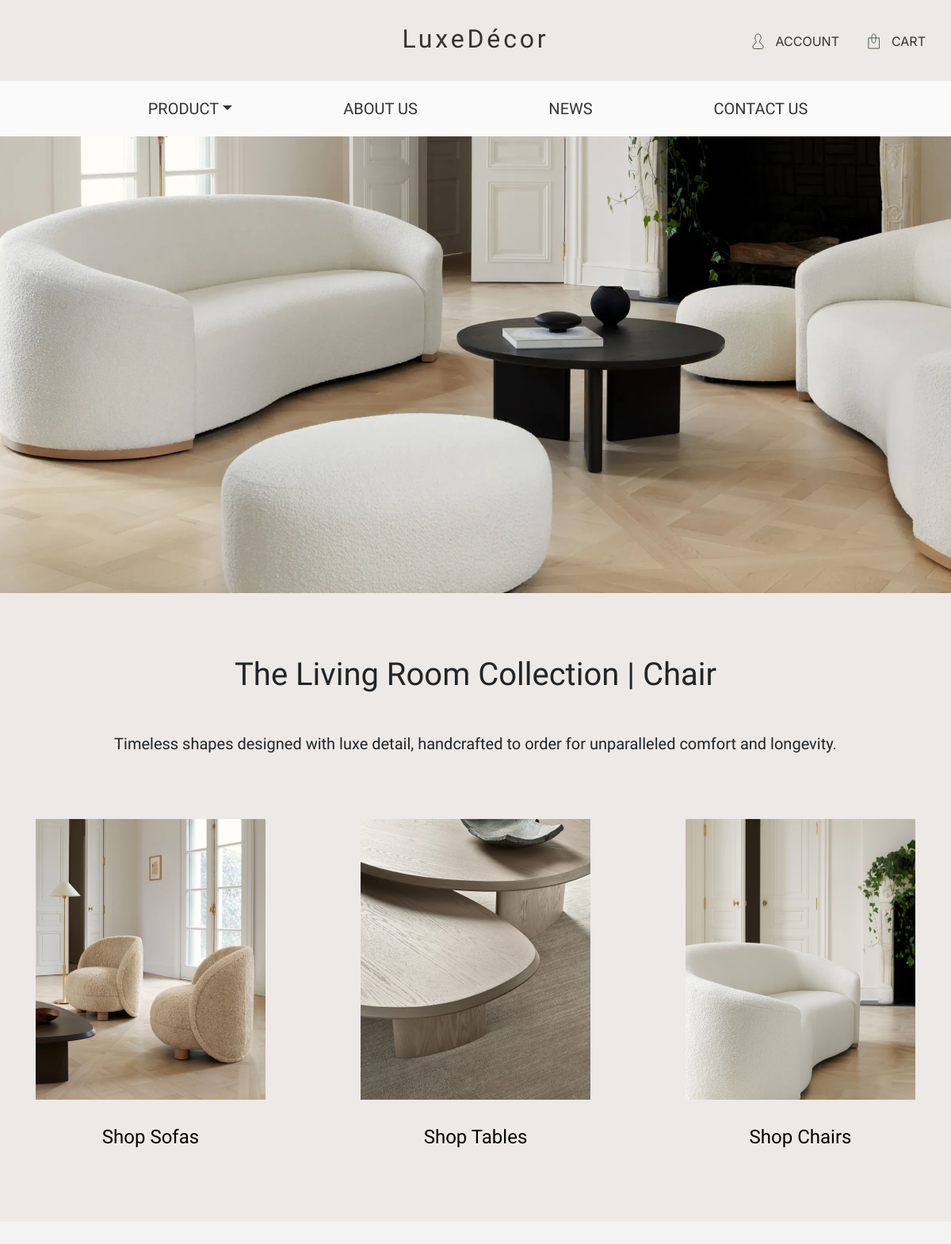
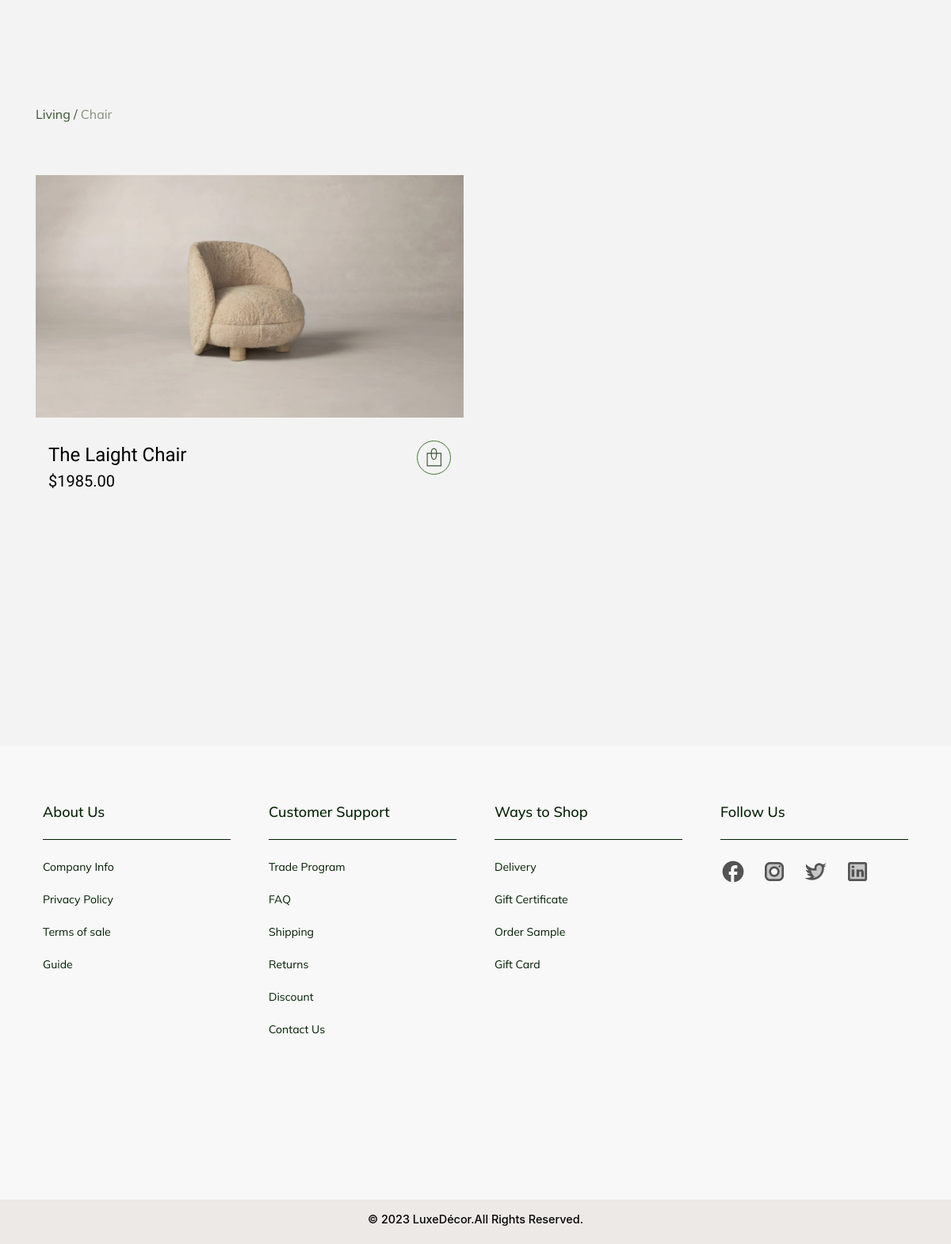
/product/category/Living/Chair/, run on the app's committed database (2 pictures, top to bottom).
### web/models.py (models this page shows, shortened)
class SubCategory(models.Model):
    title = models.CharField(max_length=255, default="")
    category = models.ForeignKey(Category, on_delete=models.CASCADE)

class Category(models.Model):
    title = models.CharField(max_length=255, default="")

class Product(models.Model):
    title = models.CharField(max_length=255, default="")
    price = models.DecimalField(default=0, decimal_places=2, max_digits=7)
    width = models.DecimalField(default=0, decimal_places=2, max_digits=7)
    depth = models.DecimalField(default=0, decimal_places=2, max_digits=7)
    height = models.DecimalField(default=0, decimal_places=2, max_digits=7)
    description = models.TextField(default="")
    fabric = models.CharField(max_length=255, blank=True, default="")
    finish = models.CharField(max_length=255, blank=True, default="")
    slug = models.SlugField(blank=True, default="")
    category = models.ForeignKey(Category, null=True, on_delete=models.PROTECT)
    sub_category = models.ForeignKey(SubCategory, null=True, on_delete=models.PROTECT)
    image = models.ImageField(default="", blank=True, upload_to="images")
    image1 = models.ImageField(default="", blank=True, upload_to="images")
    image2 = models.ImageField(default="", blank=True, upload_to="images")
    image3 = models.ImageField(default="", blank=True, upload_to="images")
    image4 = models.ImageField(default="", blank=True, upload_to="images")
    shipping_time = models.CharField(max_length=255, blank=True, default="")
    shipping_price = models.CharField(max_length=255, blank=True, default="")

### web/views.py (the view)
# urls.py: path('product/category/<str:category_name>/<str:subcategory_name>/', webviews.product),
def product(request, category_name, subcategory_name=None):
    try:
        category = Category.objects.get(title=category_name)
    except Category.DoesNotExist:
        category = None
    try:
        subcategory = SubCategory.objects.get(
            category=category, title=subcategory_name)
    except SubCategory.DoesNotExist:
        subcategory = None
    if category and subcategory:
        product = Product.objects.filter(
            category=category, sub_category=subcategory)
    elif category:
        product = Product.objects.filter(category=category)
    else:
        product = []
    context = {
        'category': category_name,
        'subCategory': subcategory_name,
        'product': product,
    }
    return render(request, 'product.html', context)

### templates/product.html (shortened to what this page needs)
{% extends "base.html" %}
{% load static %}
{% block css %}
    <link rel="stylesheet" href="{% static "css/product.css" %}" type="text/css" />
{% endblock %}
{% block content %}
    {% if category == "Living" %}
        <img src="{% static 'images/product_living_banner.png' %}"
            height="576px" width="100%" style="object-fit: cover; margin: 0;" />
    {% elif category == "Dining" %}
        <img src="{% static 'images/product_dining_banner.png' %}"
            height="576px" width="100%" style="object-fit: cover; margin: 0;" />
    {% else %}
        <img src="{% static 'images/product_bedroom_banner.png' %}"
            height="576px" width="100%" style="object-fit: cover; margin: 0;" />
    {% endif %}
    <div class="collection-bg">
        <div class="container">
            <div class=" d-flex flex-column align-items-center">
                <p class="collection-title">
                    {% if category == "Living" %}
                        {% if subCategory != None %}
                            The Living Room Collection | {{ subCategory }}
                        {% else %}
                            The Living Room Collection
                        {% endif %}
                    {% elif category == "Dining" %}
                        {% if subCategory != None %}
                            The Dining Room Collection | {{ subCategory }}
                        {% else %}
                            The Dining Room Collection
                        {% endif %}
                    {% else %}
                        {% if subCategory != None %}
                            The Bedroom Collection | {{ subCategory }}
                        {% else %}
                            The Bedroom Collection
                        {% endif %}
                    {% endif %}
                </p>
                <p class="collection-text">
                    Timeless shapes designed with luxe detail, handcrafted to order for unparalleled comfort and longevity.
                </p>
            </div>
            <div class="category">
                {% if category == "Living" %}
                    <a href="/product/category/Living/Sofa/" class="category-item">
                        <img src="{% static 'images/product_living_sofa.png' %}" width="100%" />
                        Shop Sofas
                    </a>
                    <a href="/product/category/Living/Table/" class="category-item">
                        <img src="{% static 'images/product_living_table.png' %}" width="100%" />
                        Shop Tables
                    </a>
                    <a href="/product/category/Living/Chair/" class="category-item">
                        <img src="{% static 'images/product_living_chair.png' %}" width="100%"/>
                        Shop Chairs
                    </a>
                {% endif %}
            </div>
        </div>
    </div>
    <div class="container product-wrapper">
        <p class="text" style="margin-bottom: 4rem;">
            {% if subCategory != None %}
                <a class="text" href="/product/category/{{ category }}/">
                    {{ category }}
                </a>
                / <span style="opacity: 0.6;">{{ subCategory }}</span>
            {% endif %}
         </p>
        <div class="row">
            {% for item in product %}
                <div class="col-xs-12 col-md-6 mb-5">
                    <div class="category-item">
                        <a href="{% url 'detail' item.slug %}">
                            <img src="{{ item.image.url }}" width="100%" />
                        </a>
                        <div class="d-flex justify-content-between w-100 px-3">
                            <div>
                                <a href="{% url 'detail' item.slug %}" class="product-text">
                                    {{ item.title }}
                                </a>
                                <p class="product-price">
                                    ${{ item.price }}
                                </p>
                            </div>
                            <a href="/addToCart/{{ item.id }}/" class="button">
                                <img src="{% static 'images/shopping_cart.svg' %}" width="19px" />
                            </a>
                        </div>
                    </div>
                </div>
            {% empty %}
                <div class="col-12 mb-5">
                    <p class="empty">Coming Soon.</p>
                </div>
            {% endfor %}
        </div>
    </div>
{% endblock %}

### static/css/product.css (style rules this page uses)
body { background-color: #F3F3F3; }
.collection-bg { background-color: #ECE9E6; padding: 4.6rem 0 5.6rem; }
.collection-title { font-size: 2.5rem; font-family: Antic Didone, sans-serif; margin-bottom: 2.6rem; text-align: center; }
.collection-text { font-family: Antic Didone, sans-serif; font-size: 1.25rem; max-width: 57rem; text-align: center; margin-bottom: 5rem; }
.category { display: flex; justify-content: space-between; }
.category-item { display: flex; flex-direction: column; align-items: center; gap: 1.8rem; font-size: 1.5rem; color: #000; font-family: Antic Didone, sans-serif; }
.product-text { font-size: 1.5rem; color: #000; text-decoration: none; }
.product-price { font-size: 1.25rem; }
.button { border: 1px solid #437532; border-radius: 50%; display: flex; justify-content: center; align-items: center; width: 2.68rem; height: 2.68rem; }
.product-wrapper { margin-top: 10rem; margin-bottom: 16rem; }
.text { font-family: Mulish, sans-serif; color: #3B5233; font-size: 1rem; line-height: 25px; }

### data on the page
SubCategory: title "Chair"
Category: title "Living"
Product: image (picture), title "The Laight Chair", price "1985.00"
